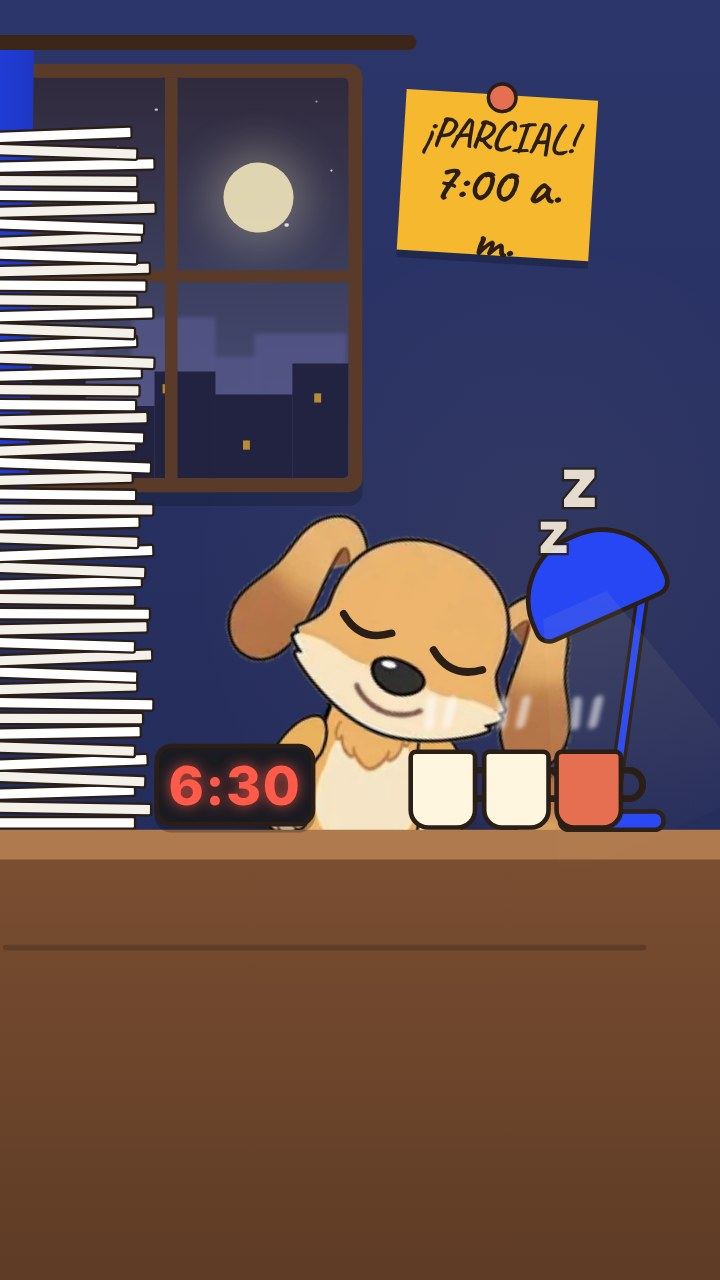
#> input picture contenido/estudio/src/piezas/prueba-01/referencias/dormido.jpg, 720 x 1280 px
$ python vidrio.py ../../contenido/estudio/src/piezas/prueba-01/referencias/dormido.jpg
#> lines starting #> are read from the running program, lines starting #| are printed output that depends on the picture
# Recorte de objetos de Gemini sobre verde croma (guia-estilo-imagenes.md, «Objetos ilustrados»).
# vidrio.py archivo.webp : vuelve neutro-azulado el vidrio translúcido y quita verdes residuales
import sys
from PIL import Image; import numpy as np
p=sys.argv[1]
im=np.asarray(Image.open(p).convert('RGBA')).astype(np.float32)
a=im[...,3]; semi=(a<235)&(a>0)
#> after `a = im[..., 3]`: a: shape (1280, 720) float32; every value is 255
#> after `semi = (a < 235) & (a > 0)`: semi: shape (1280, 720) bool; every value is 0
lum=(im[...,0]*.3+im[...,1]*.59+im[...,2]*.11)
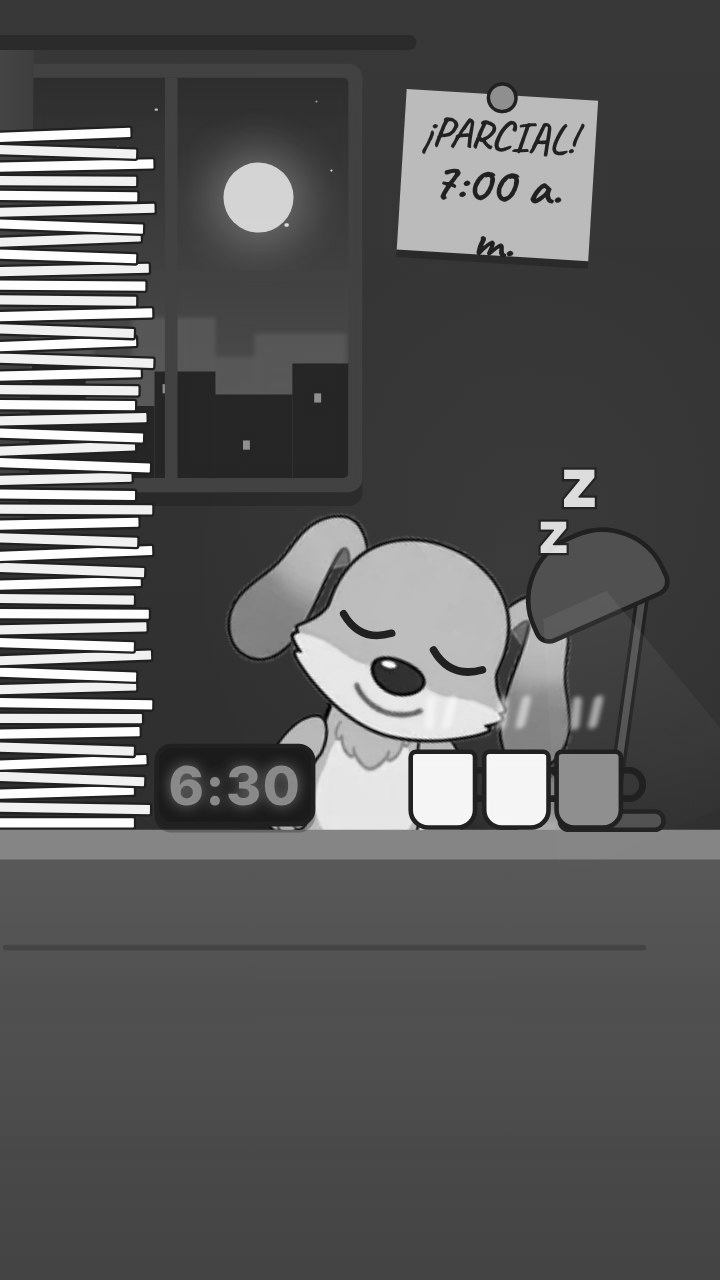
#> lum: shape (1280, 720) float32; min 0.22, max 255, mean 91.7
for c,t in zip(range(3),(0.86,0.92,1.04)):
    im[...,c]=np.where(semi, np.clip(lum*t+20,0,255), im[...,c])
im[...,3]=np.where(semi, a*0.6, a)
R,G,B=im[...,0],im[...,1],im[...,2]
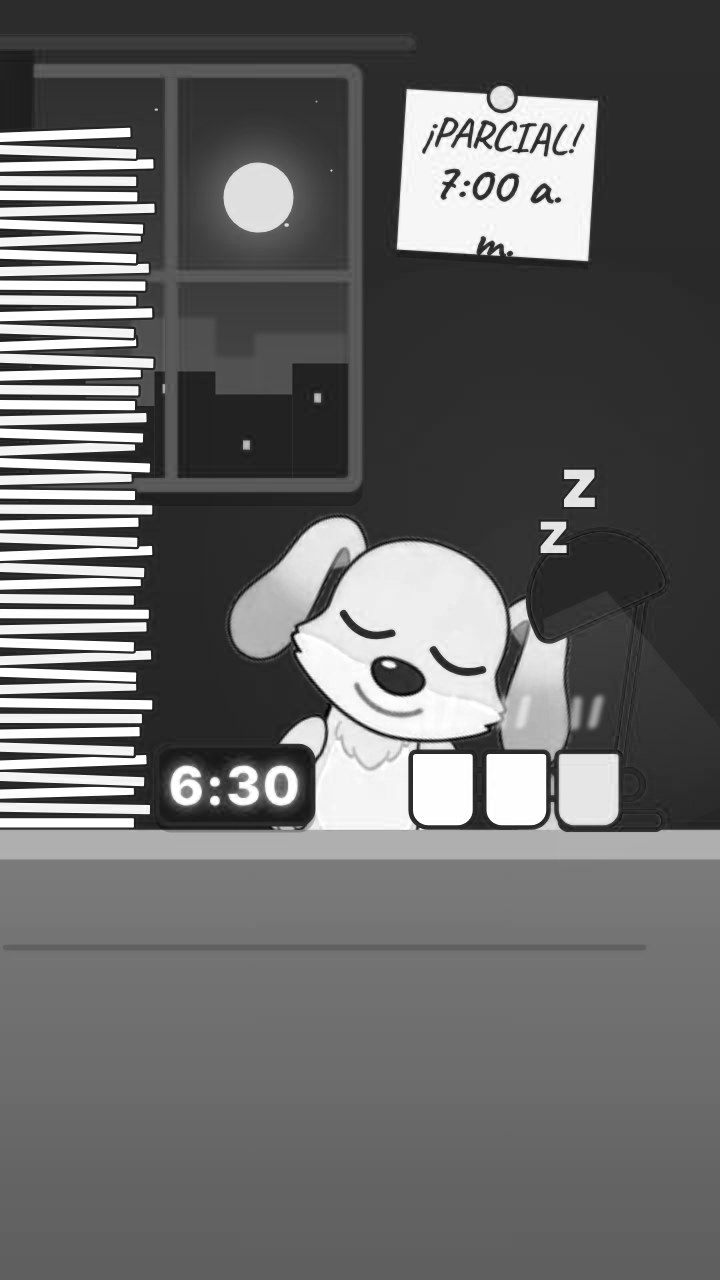
#> R: shape (1280, 720) float32; min 0, max 255, mean 105
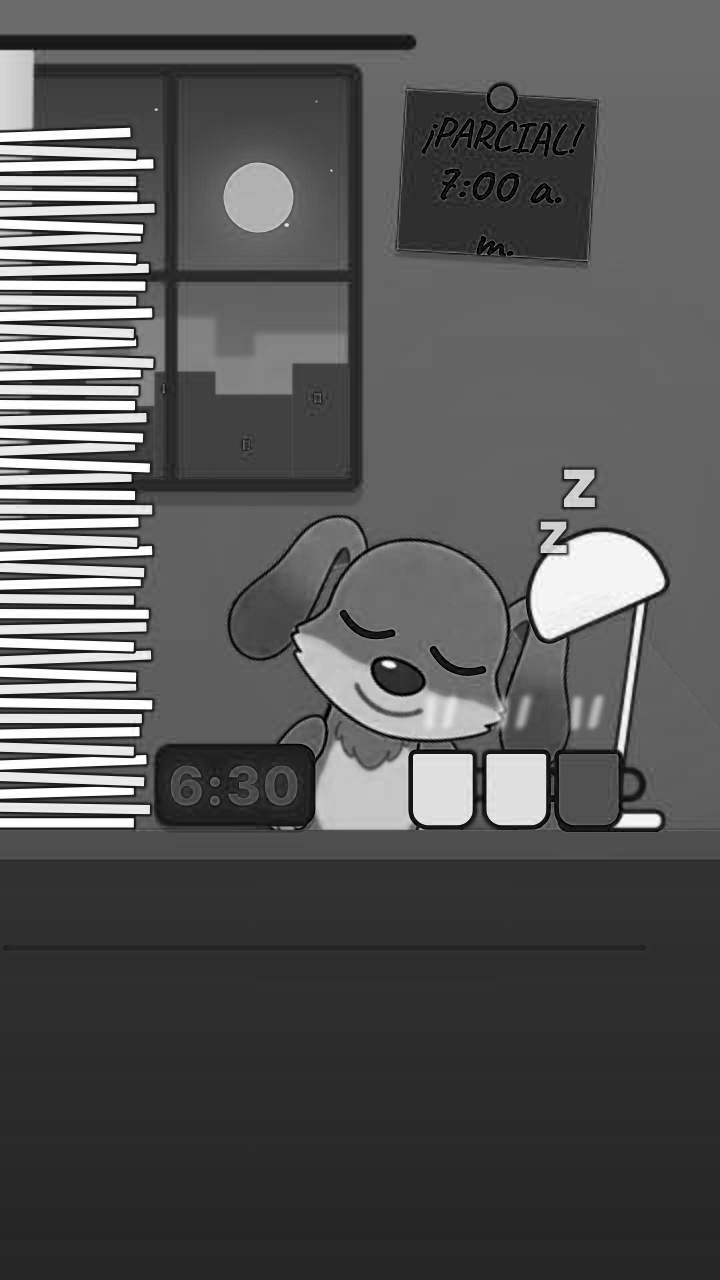
#> B: shape (1280, 720) float32; min 0, max 255, mean 86
g=(G>R+12)&(G>B)
im[...,1]=np.where(g,(R+B)/2+(G-(R+B)/2)*0.25,G)
im[...,2]=np.where(g,np.maximum(B,G*0.95),B)
Image.fromarray(im.clip(0,255).astype(np.uint8),'RGBA').save(p,quality=88,method=6)
